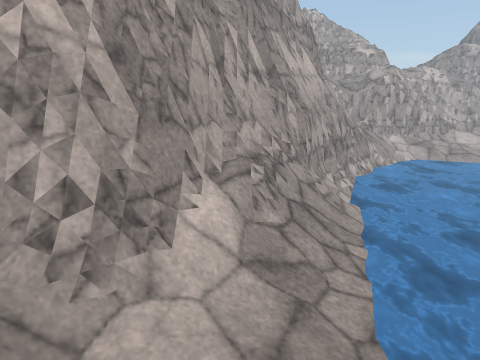
view 1 (above)

16 first-person views from a walk through a 3-D level made in the Unity game engine. The camera is 1.5 m above the floor, tilts 14° down and sees 70° across. The floor is counted in squares, 0.5 m on a side. Each view is taken from the middle of a square. On the plan, view 1 faces up. The plan holds only what a view shows up to about 20 squares ahead; the rest is blank. The place goes on beyond the plan. The player is left out. Some surface patterns are stand-ins.

view 2
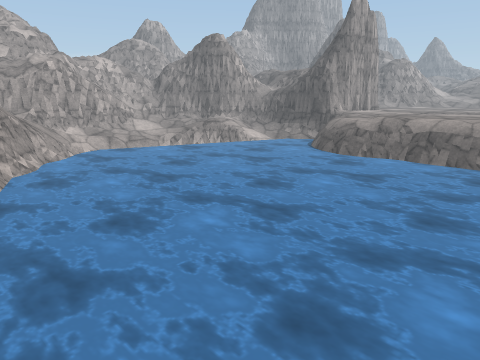

view 3
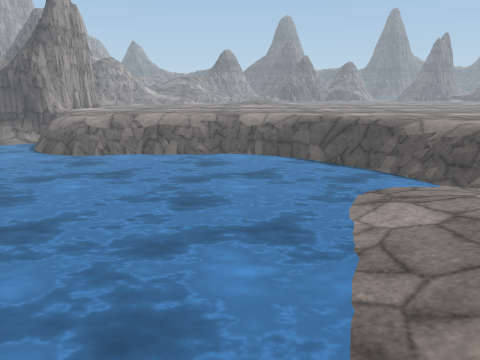

view 4
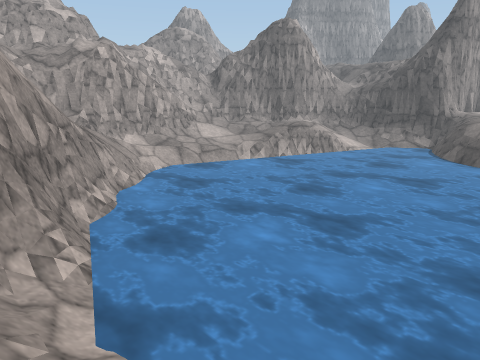

view 5
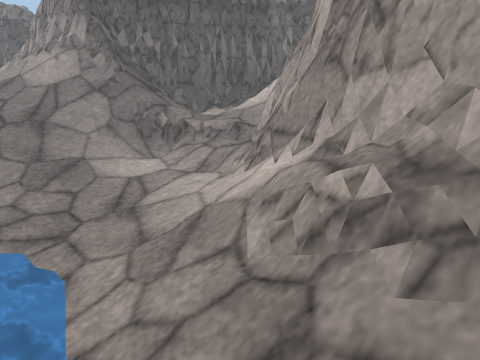

view 6
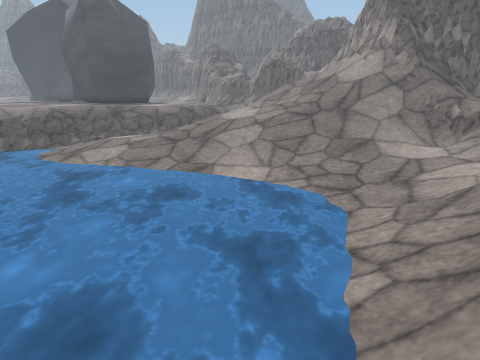

view 7
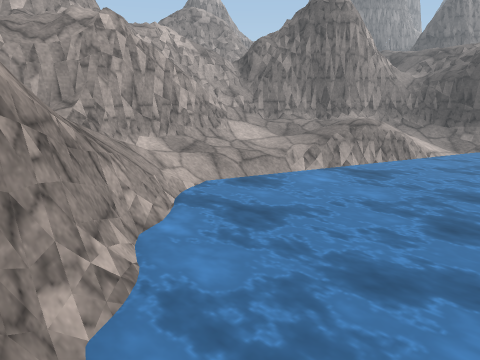

view 8
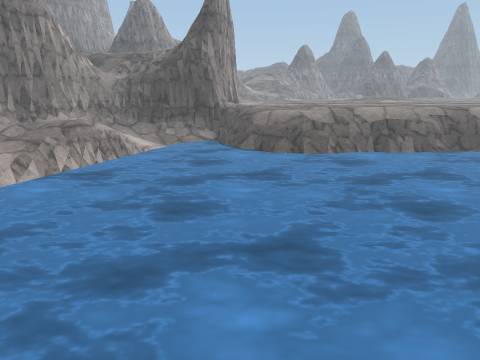

view 9
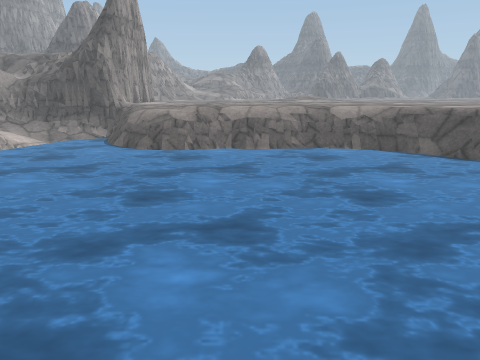

view 10
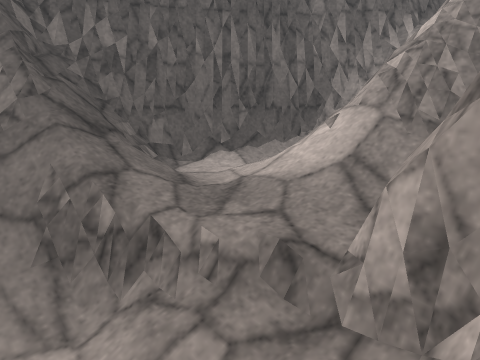

view 11
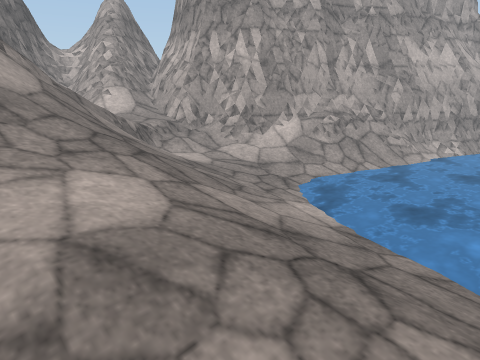

view 12
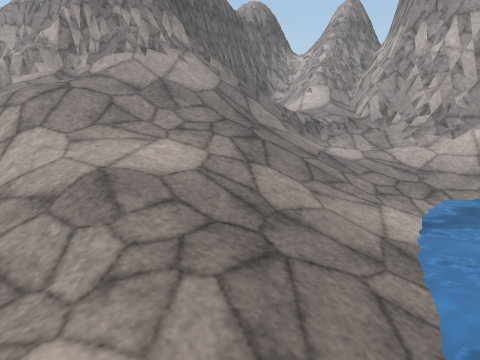

view 13
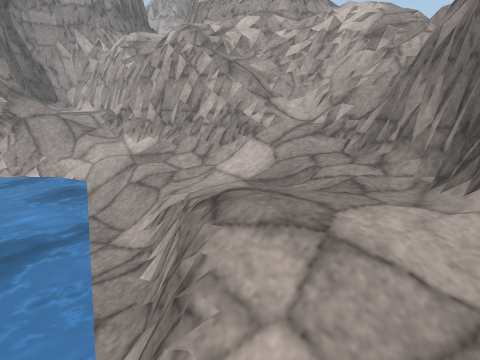

view 14
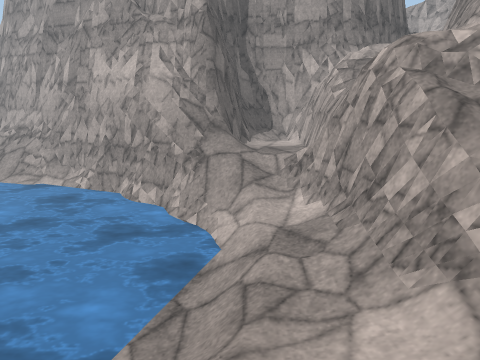

view 15
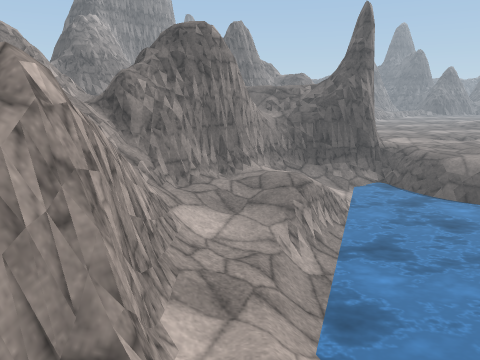

view 16
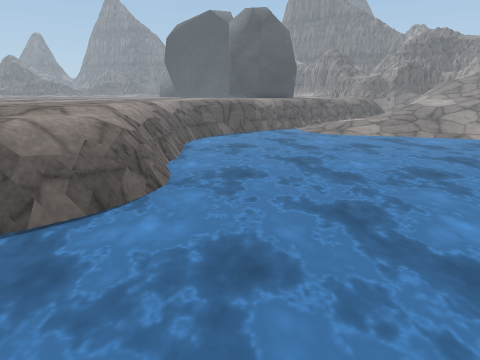

### Floor plan
Key: @ floor where view 1 was taken; # wall or solid block; x gap in a wall; . main floor; : floor 0.25 m higher than the main floor; - floor 0.25 m lower than the main floor; _ floor 0.5 m lower than the main floor; + floor 0.75 m higher than the main floor; < floor 0.75 m lower than the main floor; * floor 1 m higher than the main floor; ( floor 1 m lower than the main floor; % floor 1.25 m higher than the main floor; ! floor 1.25 m lower than the main floor; & floor 1.5 m higher than the main floor; ? floor 1.5 m lower than the main floor; $ floor 1.75 m higher than the main floor; / step, stairs or slope; = window, fence, low wall or low ledge; ~ water the walk can cross; ≈ water the walk keeps out of; v drop or lower ground; O other object.
Columns run from 9 left of view 1 to 26 right of it. Each row starts with its distance up from view 1.
 29                       #=====###
 28                 &&&$$ #*+:.::###
 27             ######=#####=:/.-=##
 26             ##=====####==//__ =##
 25             #/....#=#__</<<_/__=##
 24             #/...//_<<<</(<<<___=##
 23             ##= //////////(<____ =##
 22             ####////≈~~!///(__--__=#
 21               ###vx≈~~~~~??!(_-////=
 20                ##≈~~~~~~~~~~?!</////
 19               ##=≈~~~~~~~~~~~~≈/////
 18               ##≈~~~~~~~~~~~~~~~~///
 17              ##≈~~~~~~~~~~~~~~~~~~~
 16             ##=≈~~~~~~~~~~~~~~~~~~~
 15            ##=≈~~~~~~~~~~~~~~~~~≈≈≈
 14           ###/~~~~~~~~~~~~~~~~~≈≈v--
 13          ###=/~~~~~~~~~~~~~~~~≈≈=/..
 12          #=#//~~~~~~~~~~~~~~~~≈v/...
 11         ##=///~~~~~~~~~~~~~~~~≈v....
 10         #=O//~~~~~~~~~~~~~~~~~≈v...
  9        ###///~~~~~~~~~~~~~~~~~≈=....
  8        #=O///~~~~~~~~~~~~~~~~~≈=-...
  7       ##=////~~~~~~~~~~~~~~~~~≈=-...
  6     ###=#///~~~~~~~~~~~~~~~~~~≈=....
  5 ######=#///(~~~~~~~~~~~~~~~~~~≈=-..
  4 ===##=/_<<((~~~~~~~~~~~~~~~~~~≈=-..
  3 =#####_<<<(((~~~~~~~~~~~~~~~~~≈≈-..
  2 =///..__<<((((~~~~~~~~~~~~~~~~≈=-..
  1 =///..__<<<((((~~~~~~~~~~~~~~~≈=...
  0 ///....//@//////(/~~~~~~~~~~~~≈v.
 -1 .....///////////////(~~~~~~~~≈=-.
 -2 #...////////////////(((~~~~~≈=#..
 -3 #=#./////////////<<<((((~~~≈=#...
 -4 ###=+/%/////..--__<<<(((~~≈<-....
 -5  ###=#$/////...--/<< (((~≈/-.....
 -6    ####=//////.-//<(  ((<//......
 -7     ####=///////// (    -........

Where each view was taken, in squares from view 1:
view 1: 0 up, 0 right, facing up
view 2: 1 up, 3 right, facing up-right
view 3: 2 up, 3 right, facing right
view 4: 9 up, 3 right, facing up-right
view 5: 11 up, 4 right, facing down-left
view 6: 13 up, 5 right, facing down
view 7: 14 up, 5 right, facing up-right
view 8: 14 up, 5 right, facing right
view 9: 7 up, 4 right, facing right
view 10: 5 up, 1 left, facing down-left
view 11: 7 down, 10 right, facing up-left
view 12: 3 down, 13 right, facing left
view 13: 18 up, 24 right, facing up-left
view 14: 23 up, 21 right, facing left
view 15: 24 up, 6 right, facing right
view 16: 20 up, 19 right, facing down
